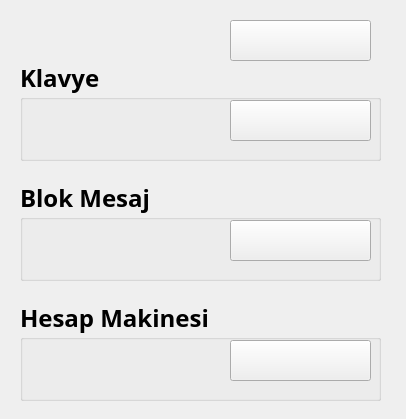
<?xml version="1.0" encoding="UTF-8"?>
<ui version="4.0">
 <class>MainWindow</class>
 <widget class="QMainWindow" name="MainWindow">
  <property name="geometry">
   <rect>
    <x>0</x>
    <y>0</y>
    <width>406</width>
    <height>419</height>
   </rect>
  </property>
  <property name="windowTitle">
   <string>MaM Sense</string>
  </property>
  <property name="windowIcon">
   <iconset>
    <normaloff>icons/MAMLOGO.png</normaloff>icons/MAMLOGO.png</iconset>
  </property>
  <widget class="QWidget" name="centralwidget">
   <widget class="QGroupBox" name="groupBox">
    <property name="geometry">
     <rect>
      <x>20</x>
      <y>60</y>
      <width>361</width>
      <height>101</height>
     </rect>
    </property>
    <property name="font">
     <font>
      <family>Century Gothic</family>
      <pointsize>18</pointsize>
      <weight>75</weight>
      <bold>true</bold>
     </font>
    </property>
    <property name="title">
     <string>Klavye</string>
    </property>
    <widget class="QPushButton" name="pushButton">
     <property name="geometry">
      <rect>
       <x>210</x>
       <y>40</y>
       <width>141</width>
       <height>41</height>
      </rect>
     </property>
     <property name="text">
      <string/>
     </property>
     <property name="icon">
      <iconset>
       <normaloff>icons/go.png</normaloff>icons/go.png</iconset>
     </property>
     <property name="iconSize">
      <size>
       <width>32</width>
       <height>32</height>
      </size>
     </property>
    </widget>
   </widget>
   <widget class="QGroupBox" name="groupBox_3">
    <property name="geometry">
     <rect>
      <x>20</x>
      <y>180</y>
      <width>361</width>
      <height>101</height>
     </rect>
    </property>
    <property name="font">
     <font>
      <family>Century Gothic</family>
      <pointsize>18</pointsize>
      <weight>75</weight>
      <bold>true</bold>
     </font>
    </property>
    <property name="title">
     <string>Blok Mesaj</string>
    </property>
    <widget class="QPushButton" name="pushButton_3">
     <property name="geometry">
      <rect>
       <x>210</x>
       <y>40</y>
       <width>141</width>
       <height>41</height>
      </rect>
     </property>
     <property name="text">
      <string/>
     </property>
     <property name="icon">
      <iconset>
       <normaloff>icons/go.png</normaloff>icons/go.png</iconset>
     </property>
     <property name="iconSize">
      <size>
       <width>32</width>
       <height>32</height>
      </size>
     </property>
    </widget>
   </widget>
   <widget class="QPushButton" name="pushButton_73">
    <property name="geometry">
     <rect>
      <x>230</x>
      <y>20</y>
      <width>141</width>
      <height>41</height>
     </rect>
    </property>
    <property name="font">
     <font>
      <family>Century Gothic</family>
      <pointsize>20</pointsize>
      <weight>75</weight>
      <bold>true</bold>
     </font>
    </property>
    <property name="text">
     <string/>
    </property>
    <property name="icon">
     <iconset>
      <normaloff>icons/back.png</normaloff>icons/back.png</iconset>
    </property>
    <property name="iconSize">
     <size>
      <width>32</width>
      <height>32</height>
     </size>
    </property>
   </widget>
   <widget class="QGroupBox" name="groupBox_2">
    <property name="geometry">
     <rect>
      <x>20</x>
      <y>300</y>
      <width>361</width>
      <height>101</height>
     </rect>
    </property>
    <property name="font">
     <font>
      <family>Century Gothic</family>
      <pointsize>18</pointsize>
      <weight>75</weight>
      <bold>true</bold>
     </font>
    </property>
    <property name="title">
     <string>Hesap Makinesi</string>
    </property>
    <widget class="QPushButton" name="pushButton_2">
     <property name="geometry">
      <rect>
       <x>210</x>
       <y>40</y>
       <width>141</width>
       <height>41</height>
      </rect>
     </property>
     <property name="text">
      <string/>
     </property>
     <property name="icon">
      <iconset>
       <normaloff>icons/go.png</normaloff>icons/go.png</iconset>
     </property>
     <property name="iconSize">
      <size>
       <width>32</width>
       <height>32</height>
      </size>
     </property>
    </widget>
   </widget>
   <widget class="QLabel" name="label">
    <property name="geometry">
     <rect>
      <x>0</x>
      <y>0</y>
      <width>131</width>
      <height>41</height>
     </rect>
    </property>
    <property name="text">
     <string/>
    </property>
    <property name="pixmap">
     <pixmap>icons/MAMSENSE.png</pixmap>
    </property>
    <property name="scaledContents">
     <bool>true</bool>
    </property>
   </widget>
   <zorder>label</zorder>
   <zorder>groupBox</zorder>
   <zorder>groupBox_3</zorder>
   <zorder>pushButton_73</zorder>
   <zorder>groupBox_2</zorder>
  </widget>
 </widget>
 <resources/>
 <connections/>
</ui>
